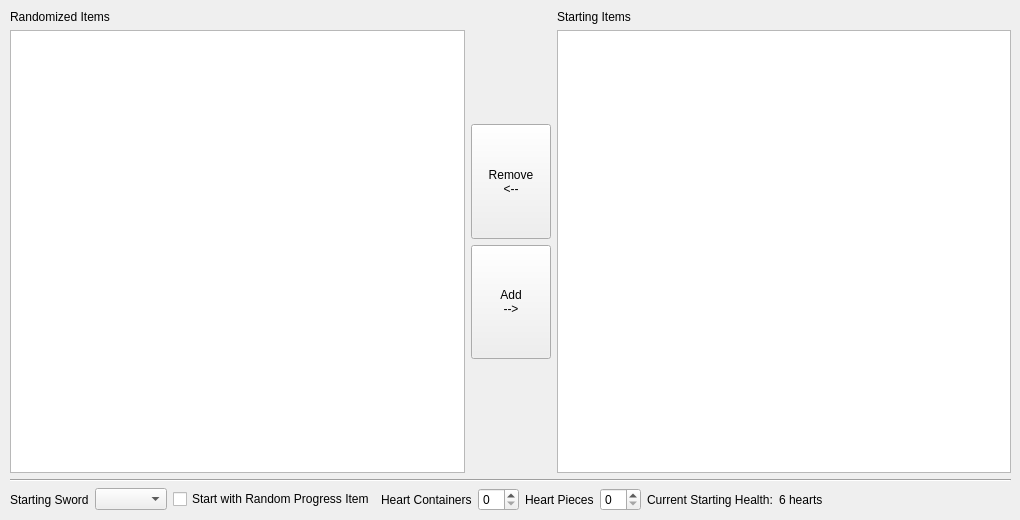
    <widget class="QWidget" name="tab_starting_items">
     <attribute name="title">
      <string>Starting Items</string>
     </attribute>
     <widget class="QWidget" name="verticalLayoutWidget_20">
      <property name="geometry">
       <rect>
        <x>10</x>
        <y>10</y>
        <width>1001</width>
        <height>501</height>
       </rect>
      </property>
      <layout class="QVBoxLayout" name="verticalLayout_49">
       <item>
        <layout class="QHBoxLayout" name="horizontalLayout_26">
         <item>
          <layout class="QVBoxLayout" name="verticalLayout_50">
           <item>
            <widget class="QLabel" name="label_randomized_items">
             <property name="text">
              <string>Randomized Items</string>
             </property>
            </widget>
           </item>
           <item>
            <widget class="QListView" name="randomized_items">
             <property name="sizePolicy">
              <sizepolicy hsizetype="Expanding" vsizetype="Expanding">
               <horstretch>0</horstretch>
               <verstretch>0</verstretch>
              </sizepolicy>
             </property>
            </widget>
           </item>
          </layout>
         </item>
         <item>
          <layout class="QVBoxLayout" name="verticalLayout_51">
           <property name="sizeConstraint">
            <enum>QLayout::SetDefaultConstraint</enum>
           </property>
           <item>
            <spacer name="verticalSpacer_20">
             <property name="orientation">
              <enum>Qt::Vertical</enum>
             </property>
             <property name="sizeHint" stdset="0">
              <size>
               <width>20</width>
               <height>40</height>
              </size>
             </property>
            </spacer>
           </item>
           <item>
            <widget class="QPushButton" name="randomize_item">
             <property name="sizePolicy">
              <sizepolicy hsizetype="Fixed" vsizetype="Expanding">
               <horstretch>0</horstretch>
               <verstretch>0</verstretch>
              </sizepolicy>
             </property>
             <property name="text">
              <string>Remove
&lt;--</string>
             </property>
            </widget>
           </item>
           <item>
            <widget class="QPushButton" name="start_with_item">
             <property name="sizePolicy">
              <sizepolicy hsizetype="Fixed" vsizetype="Expanding">
               <horstretch>0</horstretch>
               <verstretch>0</verstretch>
              </sizepolicy>
             </property>
             <property name="text">
              <string>Add
--&gt;</string>
             </property>
            </widget>
           </item>
           <item>
            <spacer name="verticalSpacer_21">
             <property name="orientation">
              <enum>Qt::Vertical</enum>
             </property>
             <property name="sizeType">
              <enum>QSizePolicy::Expanding</enum>
             </property>
             <property name="sizeHint" stdset="0">
              <size>
               <width>20</width>
               <height>40</height>
              </size>
             </property>
            </spacer>
           </item>
          </layout>
         </item>
         <item>
          <layout class="QVBoxLayout" name="verticalLayout_52">
           <item>
            <widget class="QLabel" name="label_starting_items">
             <property name="text">
              <string>Starting Items</string>
             </property>
            </widget>
           </item>
           <item>
            <widget class="QListView" name="starting_items">
             <property name="sizePolicy">
              <sizepolicy hsizetype="Expanding" vsizetype="Expanding">
               <horstretch>0</horstretch>
               <verstretch>0</verstretch>
              </sizepolicy>
             </property>
            </widget>
           </item>
          </layout>
         </item>
        </layout>
       </item>
       <item>
        <widget class="Line" name="line">
         <property name="orientation">
          <enum>Qt::Horizontal</enum>
         </property>
        </widget>
       </item>
       <item>
        <layout class="QHBoxLayout" name="horizontalLayout_2"/>
       </item>
       <item>
        <layout class="QHBoxLayout" name="horizontalLayout_27">
         <property name="bottomMargin">
          <number>0</number>
         </property>
         <item>
          <layout class="QHBoxLayout" name="horizontalLayout_5">
           <item>
            <widget class="QLabel" name="label_for_option_starting_sword">
             <property name="text">
              <string>Starting Sword</string>
             </property>
            </widget>
           </item>
           <item>
            <widget class="QComboBox" name="option_starting_sword"/>
           </item>
          </layout>
         </item>
         <item>
          <widget class="QCheckBox" name="option_random_starting_item">
           <property name="sizePolicy">
            <sizepolicy hsizetype="Minimum" vsizetype="Fixed">
             <horstretch>0</horstretch>
             <verstretch>0</verstretch>
            </sizepolicy>
           </property>
           <property name="text">
            <string>Start with Random Progress Item</string>
           </property>
          </widget>
         </item>
         <item>
          <layout class="QHBoxLayout" name="horizontalLayout_28">
           <item>
            <widget class="QLabel" name="label_for_option_starting_heart_containers">
             <property name="sizePolicy">
              <sizepolicy hsizetype="Minimum" vsizetype="Preferred">
               <horstretch>0</horstretch>
               <verstretch>0</verstretch>
              </sizepolicy>
             </property>
             <property name="text">
              <string>Heart Containers</string>
             </property>
            </widget>
           </item>
           <item>
            <widget class="QSpinBox" name="option_starting_heart_containers">
             <property name="sizePolicy">
              <sizepolicy hsizetype="Minimum" vsizetype="Fixed">
               <horstretch>0</horstretch>
               <verstretch>0</verstretch>
              </sizepolicy>
             </property>
             <property name="maximumSize">
              <size>
               <width>41</width>
               <height>16777215</height>
              </size>
             </property>
            </widget>
           </item>
          </layout>
         </item>
         <item>
          <layout class="QHBoxLayout" name="horizontalLayout_29">
           <item>
            <widget class="QLabel" name="label_for_option_starting_heart_pieces">
             <property name="sizePolicy">
              <sizepolicy hsizetype="Minimum" vsizetype="Preferred">
               <horstretch>0</horstretch>
               <verstretch>0</verstretch>
              </sizepolicy>
             </property>
             <property name="text">
              <string>Heart Pieces</string>
             </property>
            </widget>
           </item>
           <item>
            <widget class="QSpinBox" name="option_starting_heart_pieces">
             <property name="sizePolicy">
              <sizepolicy hsizetype="Minimum" vsizetype="Fixed">
               <horstretch>0</horstretch>
               <verstretch>0</verstretch>
              </sizepolicy>
             </property>
             <property name="maximumSize">
              <size>
               <width>41</width>
               <height>16777215</height>
              </size>
             </property>
            </widget>
           </item>
          </layout>
         </item>
         <item>
          <widget class="QLabel" name="label_current_starting_health">
           <property name="text">
            <string>Current Starting Health:</string>
           </property>
          </widget>
         </item>
         <item>
          <widget class="QLabel" name="current_starting_health_counter">
           <property name="text">
            <string>6 hearts</string>
           </property>
          </widget>
         </item>
         <item>
          <spacer name="horizontalSpacer_3">
           <property name="orientation">
            <enum>Qt::Horizontal</enum>
           </property>
           <property name="sizeType">
            <enum>QSizePolicy::Expanding</enum>
           </property>
           <property name="sizeHint" stdset="0">
            <size>
             <width>40</width>
             <height>20</height>
            </size>
           </property>
          </spacer>
         </item>
        </layout>
       </item>
      </layout>
     </widget>
    </widget>
